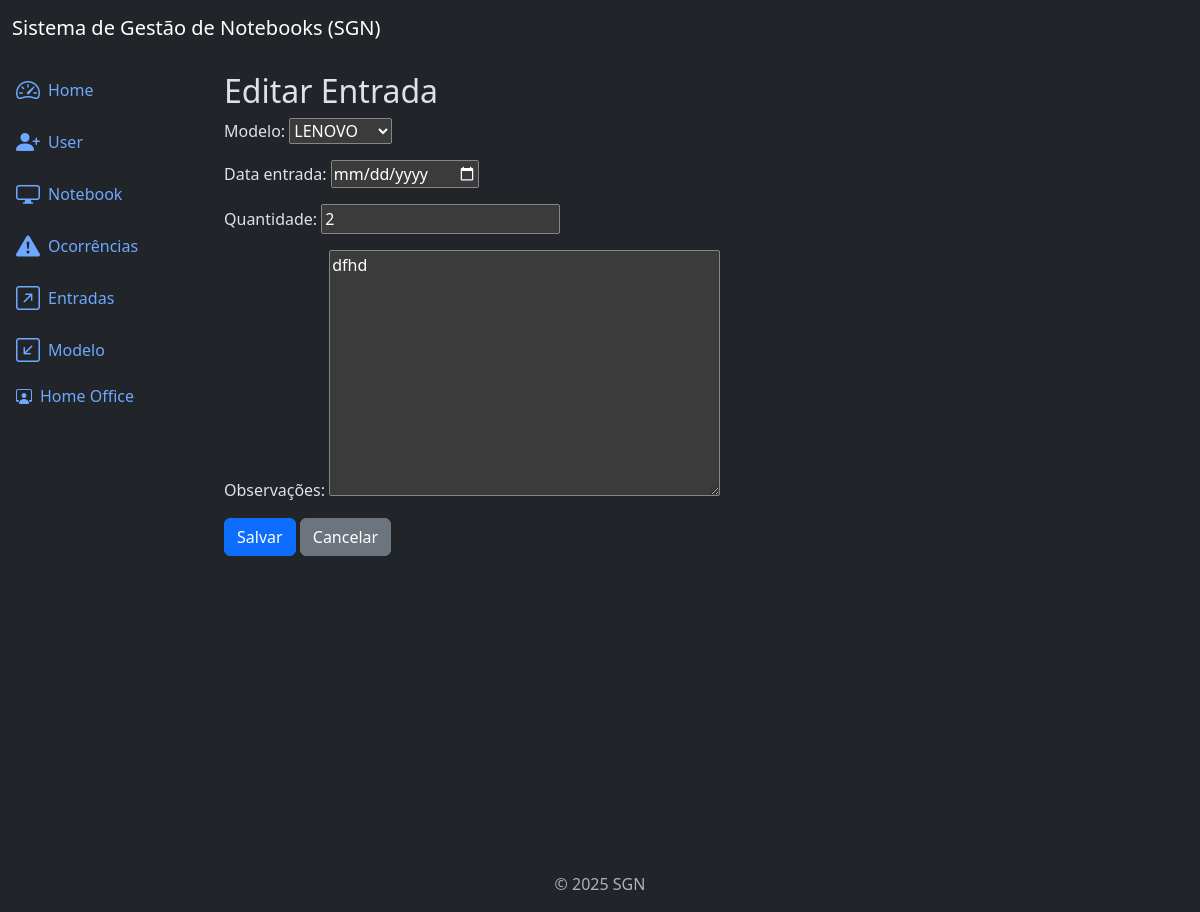
The page /entradas/entradas/29/editar/ (signed in) on the database as committed earlier.
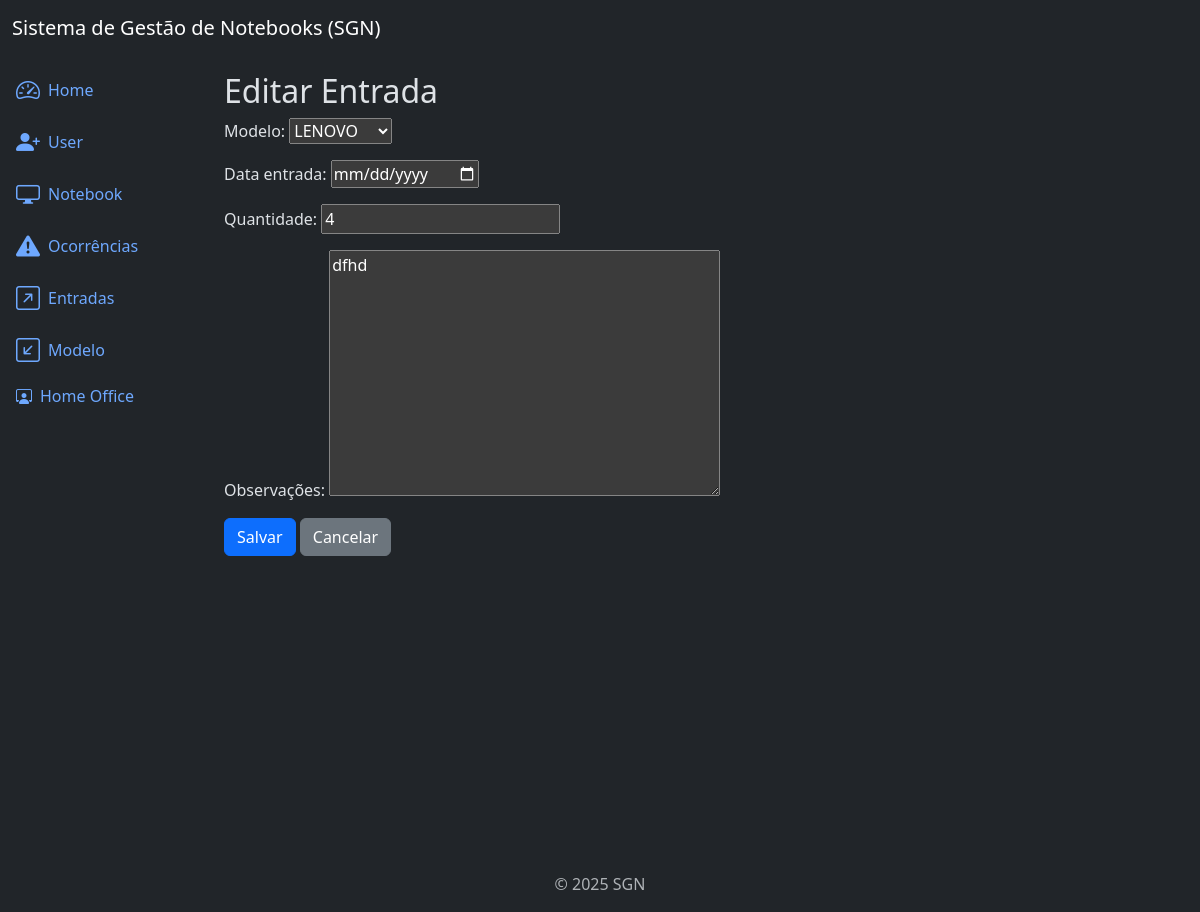
The same page on the database as committed later.
### entradas/models.py (models this page shows, shortened)
class Entrada(models.Model):
    modelo = models.ForeignKey(Modelo, on_delete=models.CASCADE, null=True, blank=True)
    quantidade = models.IntegerField()
    data_entrada = models.DateTimeField(null=True, blank=True)
    observações = models.TextField(null=True, blank=True)

### entradas/views.py (the view)
# urls.py: path('entradas/<int:pk>/editar/', views.editar_entrada, name='editar_entrada'),
def editar_entrada(request, pk):
    entrada = get_object_or_404(Entrada, pk=pk)
    if request.method == 'POST':
        form = EntradaForm(request.POST, instance=entrada)
        if form.is_valid():
            form.save()
            return redirect('lista_entrada')
    else:
        form = EntradaForm(instance=entrada)
    return render(request, 'entradas/form.html', {'form': form})

### entradas/forms.py
class EntradaForm(forms.ModelForm):
    class Meta:
        model = Entrada
        fields = [ 'modelo','data_entrada', 'quantidade', 'observações']
        widgets = {
            'data_entrada': forms.DateInput(attrs={'type': 'date'}),  # aparece o caléndario
        }

### modelo/models.py (called while the page is built)
    def __str__(self):
        return self.modelo

### entradas/templates/entradas/form.html (shortened to what this page needs)
{% extends "base.html" %}
{% block content %}
  <h2>{% if form.instance.pk %}Editar Entrada{% else %}Criar Entrada{% endif %}</h2>
  <form method="post" novalidate>
    {{ form.as_p }}
    <button type="submit" class="btn btn-primary">Salvar</button>
    <a href="{% url 'lista_entrada' %}" class="btn btn-secondary">Cancelar</a>
  </form>
{% endblock %}

Rows that differ between the two databases and show on the page:
changed Entrada "dfhd": quantidade "2" → "4"
